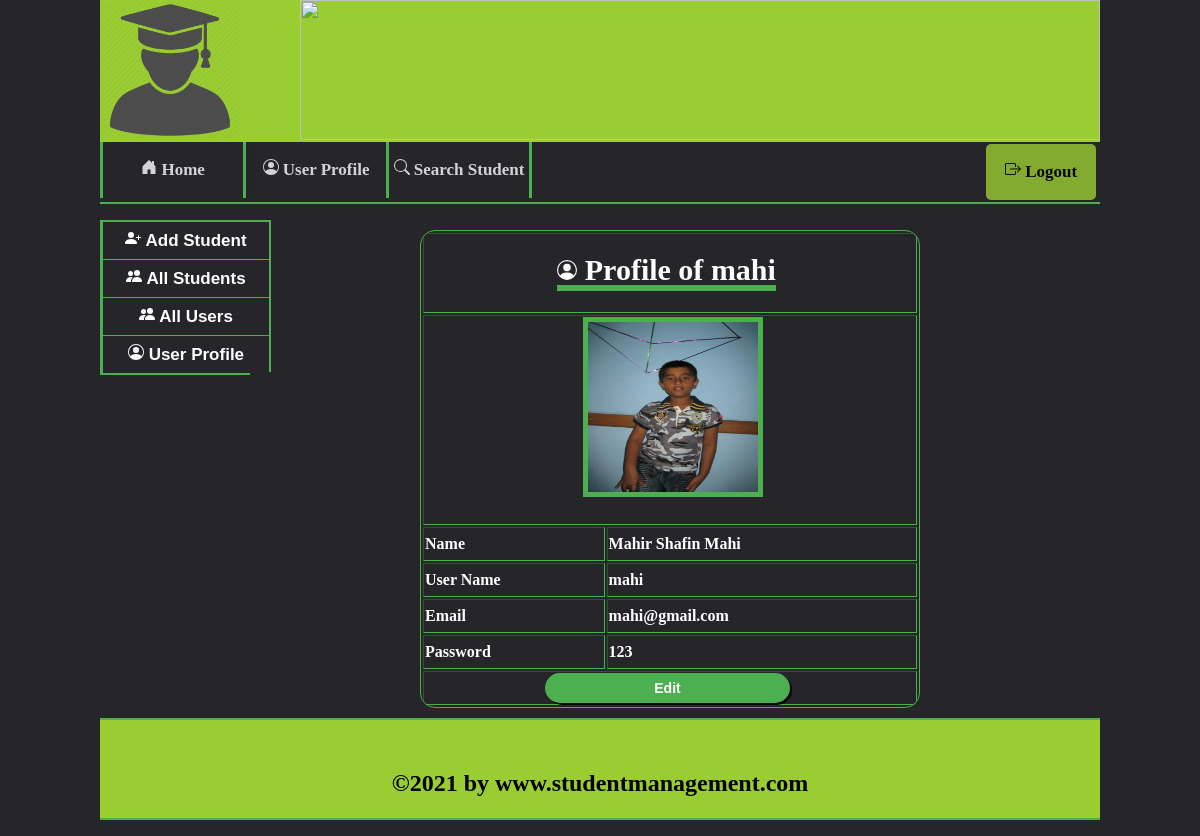
Page /userprofile.php (signed in) on the committed database.
### tables this page shows
CREATE TABLE `users` (
  `id` int(100) NOT NULL,
  `name` varchar(100) NOT NULL,
  `username` varchar(100) NOT NULL,
  `email` varchar(100) NOT NULL,
  `password` varchar(100) NOT NULL,
  `photo` varchar(100) NOT NULL
);

### userprofile.php (the view, shortened to what this page needs)
<?php
	$conn = mysqli_connect('localhost', 'root', '', 'studentmanagement');
    $sql = "select * from users where `username` ='".$_SESSION['username']."'  ";
    $result = mysqli_query($conn,$sql);
    $row = mysqli_fetch_array($result);
?>
<!DOCTYPE html>
<html lang="en">
<head>
    <link rel="stylesheet" type="text/css" href="css/style.css" media="all"/>
</head>
<body>
		<div class="mainContainer">
			<div class="headerContainer">
				<a href="index.php"><img id="logo"src="image/logo.png"/></a>
				<img id="banner"src="image/Banner.jpg"/></a>
			</div>
			<div class="menubar">
				<ul id="menu">
					<li> <a href="index.php"><i class="bi bi-house-door-fill"></i> Home</a></li>
					<li> <a href="userprofile.php"><i class="bi bi-person-circle"></i> User Profile</a></li>
					<li> <a href="searchstudent.php"><i class="bi bi-search"></i> Search Student</a></li>
					<li style=" width:110px; padding:2px;float: right; line-height:40px;margin-right:2px;" > <a style=" border-radius: 5px; margin:auto; color:black;  background-color: yellowgreen; border:3px black;"href="logout.php"><i class="bi bi-box-arrow-right"></i>
					 Logout</a></li>
                </ul>
			</div>
			<p class="hrline"><p></p>
			<div class="content_wrapper">
				<div class="sidebar">
					<p class="hrline" style="width: 170px;"></p>
					<ul class="sidebarul">
						<li><a href="addstudent.php" ><i class="bi bi-person-plus-fill"></i> Add Student</a></li>
						<li><a href="allstudent.php?page=1" ><i class="bi bi-people-fill"></i> All Students</a></li>
						<li><a href="alluser.php?page=1" ><i class="bi bi-people-fill"></i>    All Users</a></li>
						<li><a href="userprofile.php" ><i class="bi bi-person-circle"></i> User Profile</a></li>
					</ul>
				</div>
			</div>
            <div class="content_area">
                <div class="userprofile">
                    <table align="center" border="1px solid #4caf50"  style="width:500px;  line-height:30px;">
                        <tr>
                            <th colspan="2"><h1 style="margin-left:27%;"><i class="bi bi-person-circle"></i> Profile of <?php echo $_SESSION[ 'username'];?> <h1></th>
                        </tr>
                        <tr>
                            <th colspan="2"><span style="margin:none; margin-left:5px; padding:5px;padding-top:15px;"> <?php echo "<img style='height:170px;width:170px;  border:5px solid #4caf50;' src='image/".$row['photo']."'>";?></span><br><p></p></th>
                        </tr>
                        <form id="addstudentform" action=<?php echo"edituserprofile.php?id=$row[id]&name=$row[name]&username=$row[username]&email=$row[email]&photo=$row[photo]"?> method="post" enctype="multipart/form-data">
                        <tr>
                            <td><label>Name</label></td>
                            <td><?php echo $row['name'] ?></td>
                        </tr>
                        <tr>
                            <td><label>User Name</label></td>
                            <td><?php echo $row['username'] ?></td>
                        </tr>
                        <tr>
                            <td><label>Email</label></td>
                            <td><?php echo $row['email'] ?></td>
                        </tr>
                        <tr>
                            <td><label>Password</label></td>
                            <td><?php echo $row['password'] ?></td>
                        </tr>
                        <tr>
                            <td colspan="2">
                                <input style="margin-left: 120px;"class="btn-addstudent"  type="submit" value="Edit" name="edit"/><br />
                            </td>
                        </tr>
                        </form>
                    </table>
                </div>
        </div>
			<div id="footer">
			<p class="hrline"><p></p>
				<h2 style="text-align: center;padding-top: 30px;">&copy;2021 by www.studentmanagement.com </h2>
			</div>
			<p class="hrline"><p></p>
</body>
</html>

### css/style.css (style rules this page uses)
body { margin:0; padding:0; font-family: 'Times New Roman', Times, serif; background-size: cover; background-color: #25252A; }
a { color:red; padding: 8px 0; margin: 8px 0; width:100%; background: none; color: white; font-size: 14px; cursor: pointer; text-align: center; }
a:link { margin-left: 45px; color: white; }
.mainContainer { width: 1000px; height: auto; margin: auto; background: #25252A; padding: 0; font-family: 'Times New Roman', Times, serif; font-weight: bolder; }
.headerContainer { width: 1000px; height: 142px; margin: auto; background: yellowgreen; }
#logo { width: 140px; height: 140px; float:left; }
#banner { width: 800px; height:140px; padding: 0; float:right; margin-top: 0%; overflow: hidden; }
.menubar { width: 1000px; height:60px; background: #25252A; color: white; font-size: 18px; font-weight: bolder; }
.hrline { width: 1000px; background-color: #4caf50 ; height: 2px; background-repeat: repeat-x; padding: 0; margin-top: 0; margin-bottom: 0; }
#menu { padding: 0; margin: 0; line-height: 40px; }
#menu li { list-style: none; display: inline; border-right: 3px solid #4caf50; float: left; width: 140px; }
#menu li:last-child { border-right: none; border:4px black; }
#menu li:first-child { border-left: 3px solid #4caf50; }
#menu a { text-decoration: none; color: white; font-size: 17px; font-family: 'Times New Roman', Times, serif; font-weight: bolder; display: block; background-color:#25252A; list-style-type: none; margin: 0; overflow: hidden; text-align: center; text-decoration: none; opacity: 80%; }
.content_wrapper { width: 1000px; margin: auto; background: #4caf50; }
.sidebar { width: 171px; height:152px; background: #4caf50; float: left; margin-top: 0; margin-bottom: 1px; }
.sidebarul { list-style-type: none; margin: 0; padding: 0; width: 150px; background-color: #4caf50; }
.sidebarul li { text-align: center; border-bottom: 1px solid #4caf50; }
.sidebarul li:last-child { border-bottom: 2px solid #4caf50; }
.sidebarul li a { display: block; padding: 8px; margin: auto; text-decoration: none; text-align: center; color: white; font-size: 17px; font-family: sans-serif; display: block; background-color:#25252A; list-style-type: none; margin: 0; overflow: hidden; text-align: center; text-decoration: none; border-left: 3px solid #4caf50; }
.content_area { width: 800px; background: #25252A; padding: 10px; margin-left: 230px; }
.btn-addstudent { width:50%; background: none; color: #434943; padding: 5px; font-size: 14px; cursor: pointer; background-color: #4caf50; color: white; border: 2px solid #4caf50; box-shadow: 2px 2px black; border-radius:15px; font-weight: bolder; text-align: center; margin-left: 60px; }
table { color:white; padding:2px powderblue; border-radius: 15px; overflow: hidden; border: 1px solid #4caf50; align-content: center; margin: auto; }
.userprofile { width: 280px; position:relative; left:10%; color: white; }
.userprofile h1 { float: left; font-size: 30px; border-bottom: 6px solid #4caf50; padding: 0 ; color:white; margin-left: 10%; }
#footer { width: 1000px; height: 100px; background: yellowgreen; clear: both; border: 2px black; }

### rows in the picture
users: photo (picture), name "Mahir Shafin Mahi", username "mahi", email "mahi@gmail.com", password "123"

### other values in the picture
$_SESSION[ 'username'] "mahi"
